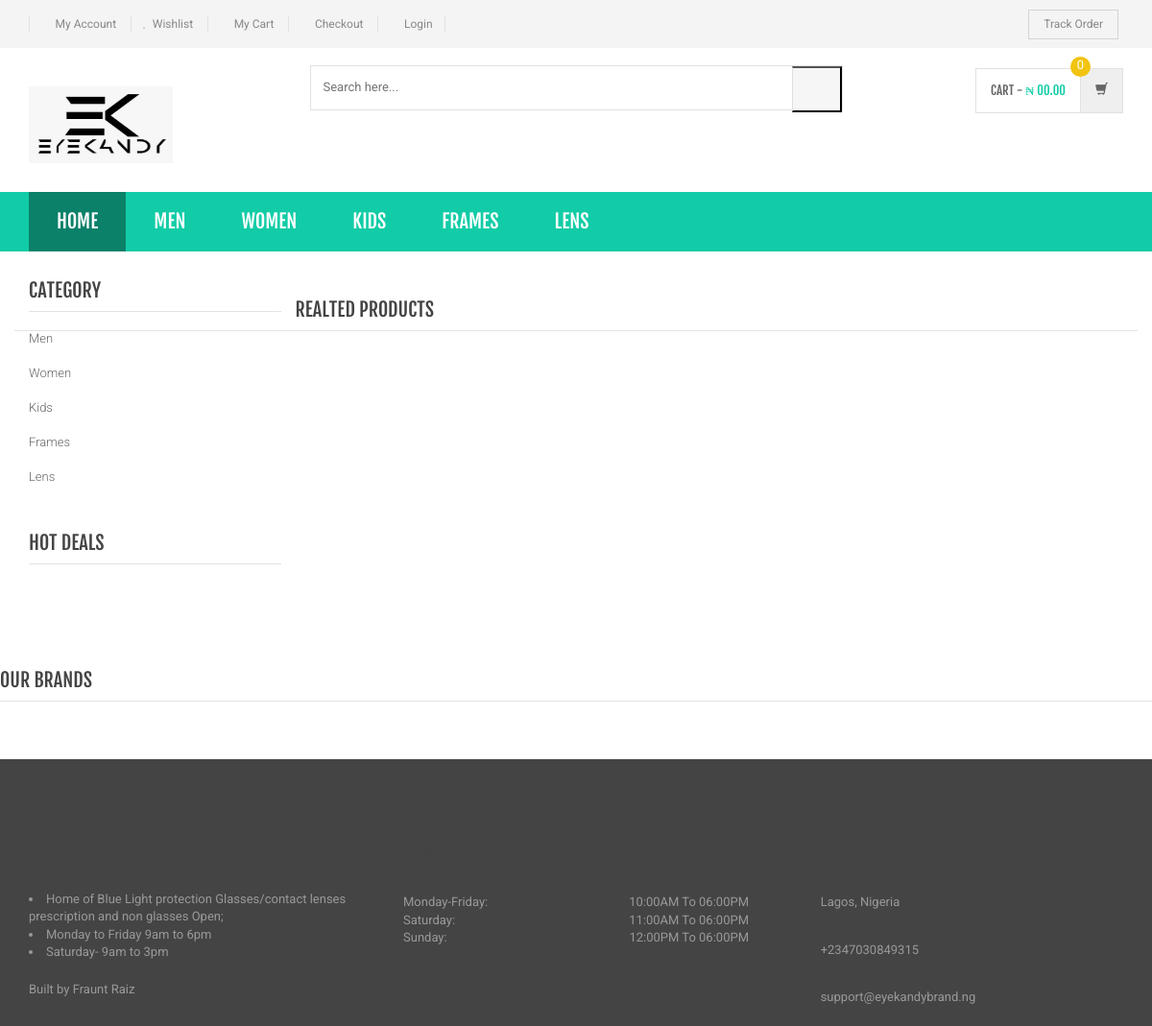
Page /product-details.php on the committed database.
### tables this page shows
CREATE TABLE `category` (
  `id` int(11) NOT NULL,
  `categoryName` varchar(255) DEFAULT NULL,
  `categoryDescription` longtext DEFAULT NULL,
  `creationDate` timestamp NOT NULL DEFAULT current_timestamp(),
  `updationDate` varchar(255) DEFAULT NULL
);

### product-details.php (the view, shortened to what this page needs)
<?php
include('includes/config.php');
?>
<!DOCTYPE html>
<html lang="en">
	<head>
	    <link rel="stylesheet" href="assets/css/bootstrap.min.css">
	    <link rel="stylesheet" href="assets/css/main.css">
	    <link rel="stylesheet" href="assets/css/green.css">
	    <link rel="stylesheet" href="assets/css/owl.carousel.css">
		<link rel="stylesheet" href="assets/css/owl.transitions.css">
		<link href="assets/css/lightbox.css" rel="stylesheet">
		<link rel="stylesheet" href="assets/css/animate.min.css">
		<link rel="stylesheet" href="assets/css/rateit.css">
		<link rel="stylesheet" href="assets/css/bootstrap-select.min.css">
		<link rel="stylesheet" href="assets/css/config.css">
		<link href="assets/css/green.css" rel="alternate stylesheet" title="Green color">
		<link href="assets/css/blue.css" rel="alternate stylesheet" title="Blue color">
		<link href="assets/css/red.css" rel="alternate stylesheet" title="Red color">
		<link href="assets/css/orange.css" rel="alternate stylesheet" title="Orange color">
		<link href="assets/css/dark-green.css" rel="alternate stylesheet" title="Darkgreen color">
		<link rel="stylesheet" href="assets/css/font-awesome.min.css">
	</head>
    <body class="cnt-home">
<header class="header-style-1">
<?php include('includes/top-header.php');?>
<?php include('includes/main-header.php');?>
<?php include('includes/menu-bar.php');?>
</header>
<div class="body-content outer-top-xs">
	<div class='container'>
		<div class='row single-product outer-bottom-sm '>
			<div class='col-md-3 sidebar'>
				<div class="sidebar-module-container">
<div class="sidebar-widget outer-bottom-xs wow fadeInUp">
	<h3 class="section-title">Category</h3>
	<div class="sidebar-widget-body m-t-10">
		<div class="accordion">
		            <?php $sql=mysqli_query($con,"select id,categoryName  from category");
while($row=mysqli_fetch_array($sql))
{
    ?>
	    	<div class="accordion-group">
	            <div class="accordion-heading">
	                <a href="category.php?cid=<?php echo $row['id'];?>"  class="accordion-toggle collapsed">
	                   <?php echo $row['categoryName'];?>
	                </a>
	            </div>
	        </div>
	        <?php } ?>
	    </div>
	</div>
</div>
<div class="sidebar-widget hot-deals wow fadeInUp">
	<h3 class="section-title">hot deals</h3>
</div>
				</div>
			</div>
<section class="section featured-product wow fadeInUp">
	<h3 class="section-title">Realted Products </h3>
</section>
			</div>
		</div>
<?php include('includes/brands-slider.php');?>
</div>
<?php include('includes/footer.php');?>
</body>
</html>

### includes/menu-bar.php (shortened to what this page needs)
<div class="header-nav animate-dropdown">
    <div class="container">
        <div class="yamm navbar navbar-default" role="navigation">
            <div class="nav-bg-class">
                <div class="navbar-collapse collapse" id="mc-horizontal-menu-collapse">
	<div class="nav-outer">
		<ul class="nav navbar-nav">
			<li class="active dropdown yamm-fw">
				<a href="index.php" data-hover="dropdown" class="dropdown-toggle">Home</a>
			</li>
              <?php $sql=mysqli_query($con,"select id,categoryName  from category limit 6");
while($row=mysqli_fetch_array($sql))
{
    ?>
			<li class="dropdown yamm">
				<a href="category.php?cid=<?php echo $row['id'];?>"> <?php echo $row['categoryName'];?></a>
			</li>
			<?php } ?>
		</ul>
		<div class="clearfix"></div>
	</div>
</div>
            </div>
        </div>
    </div>
</div>

### assets/css/green.css (style rules this page uses)
body { background-color:#fff; color:#666; }
h1, h2, h3, h4, h5, h6 { color:#444; }
a, a:visited { color:#C1392B; }

### assets/css/lightbox.css (style rules this page uses)
body:after { content: url(../images/close.png) url(../images/loading.gif) url(../images/prev.png) url(../images/next.png); display: none; }

### assets/css/blue.css (style rules this page uses)
a { color: #3498db; }
.header-style-1 .header-nav { background: #3498db; }
.cnt-home .header-style-1 .header-nav .navbar .navbar-nav > li.active { background: #1d6ca1; }
.sidebar .sidebar-module-container .sidebar-widget .sidebar-widget-body .accordion .accordion-group .accordion-heading .accordion-toggle, .sidebar .sidebar-module-container .sidebar-widget .sidebar-widget-body .accordion .accordion-group .accordion-heading .accordion-toggle:hover, .sidebar .sidebar-module-container .sidebar-widget .sidebar-widget-body .accordion .accordion-group .accordion-heading .accordion-toggle:focus, .sidebar .sidebar-module-container .sidebar-widget .sidebar-widget-body .accordion .accordion-group .accordion-heading .accordion-toggle:after { color: #3498db; }

### assets/css/red.css (style rules this page uses)
a { color: #ff6c6c; }
.header-style-1 .header-nav { background: #ff6c6c; }
.cnt-home .header-style-1 .header-nav .navbar .navbar-nav > li.active { background: #ff1a1a; }
.sidebar .sidebar-module-container .sidebar-widget .sidebar-widget-body .accordion .accordion-group .accordion-heading .accordion-toggle, .sidebar .sidebar-module-container .sidebar-widget .sidebar-widget-body .accordion .accordion-group .accordion-heading .accordion-toggle:hover, .sidebar .sidebar-module-container .sidebar-widget .sidebar-widget-body .accordion .accordion-group .accordion-heading .accordion-toggle:focus, .sidebar .sidebar-module-container .sidebar-widget .sidebar-widget-body .accordion .accordion-group .accordion-heading .accordion-toggle:after { color: #ff6c6c; }

### assets/css/orange.css (style rules this page uses)
a { color: #f39c12; }
.header-style-1 .header-nav { background: #f39c12; }
.cnt-home .header-style-1 .header-nav .navbar .navbar-nav > li.active { background: #ab6c09; }
.sidebar .sidebar-module-container .sidebar-widget .sidebar-widget-body .accordion .accordion-group .accordion-heading .accordion-toggle, .sidebar .sidebar-module-container .sidebar-widget .sidebar-widget-body .accordion .accordion-group .accordion-heading .accordion-toggle:hover, .sidebar .sidebar-module-container .sidebar-widget .sidebar-widget-body .accordion .accordion-group .accordion-heading .accordion-toggle:focus, .sidebar .sidebar-module-container .sidebar-widget .sidebar-widget-body .accordion .accordion-group .accordion-heading .accordion-toggle:after { color: #f39c12; }

### assets/css/dark-green.css (style rules this page uses)
body { background-color:#fff; color:#666; }
h1, h2, h3, h4, h5, h6 { color:#444; }
a, a:visited { color:#C1392B; }

### rows in the picture
category: categoryName "MEN", categoryName "Men"
category: categoryName "WOMEN", categoryName "Women"
category: categoryName "KIDS", categoryName "Kids"
category: categoryName "FRAMES", categoryName "Frames"
category: categoryName "LENS", categoryName "Lens"
